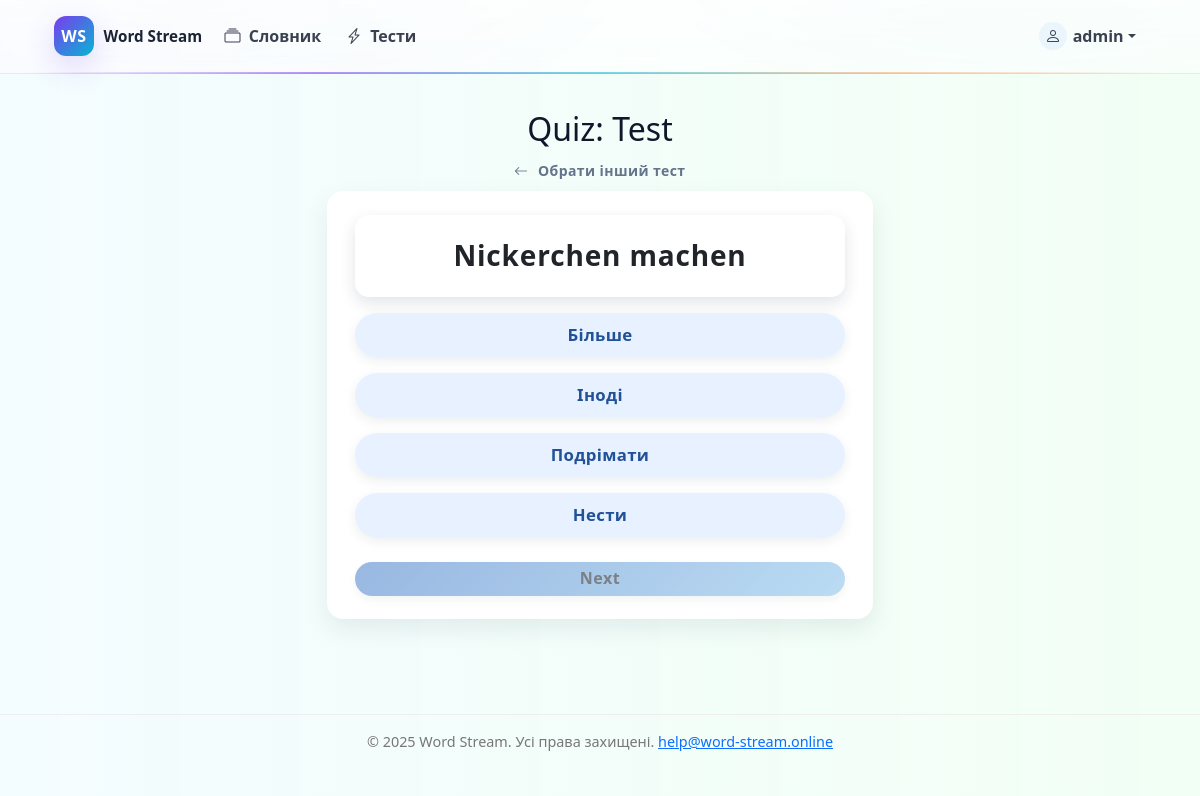
Screenshot of /quiz/?start=1&quiz_id=38 (signed in) with the database file from the repository.
### quiz/models.py (models this page shows, shortened)
class CustomQuiz(models.Model):
    owner = models.ForeignKey(
        User,
        on_delete=models.CASCADE,
        related_name="custom_quizzes",
        null=True,      # temporary
        blank=True,
    )
    title = models.CharField(max_length=100)
    words = models.ManyToManyField(Word, related_name="in_quizzes")

class Word(models.Model):
    LANGUAGE_CHOICES = [
        ("de", "Німецька"),
        ("en", "Англійська"),
        ("uk", "Українська"),
        ("pl", "Польська"),
        ("fr", "Французька"),
        ("es", "Іспанська"),
        ("it", "Італійська"),
        ("pt", "Португальська"),
        ("nl", "Нідерландська"),
        ("sv", "Шведська"),
        ("no", "Норвезька"),
        ("da", "Данська"),
        ("fi", "Фінська"),
        ("cs", "Чеська"),
        ("sk", "Словацька"),
        ("hu", "Угорська"),
        ("ro", "Румунська"),
    ]
    owner = models.ForeignKey(
        User,
        on_delete=models.CASCADE,
        related_name="words",
        null=True,       # temporary so old rows are allowed
        blank=True,      # same
    )
    original_word = models.CharField(max_length=100)
    translation = models.CharField(max_length=100)
    language = models.CharField(
        max_length=5,
        choices=LANGUAGE_CHOICES,
        default="de",
        blank=True,      # empty string means "unknown"
    )
    is_quizable = models.BooleanField(default=True)
    times_quizzed = models.IntegerField(default=0)
    correct_answers = models.IntegerField(default=0)
    timeout = models.IntegerField(default=0)
    class Meta:
        unique_together = ("owner", "original_word", "language")
    @classmethod
    def valid_language_codes(cls):
        return [code for code, _ in cls.LANGUAGE_CHOICES]
    @classmethod
    def quizable_qs(cls, qs=None):
        if qs is None:
            qs = cls.objects.all()
        return qs.filter(
            is_quizable=True,
            language__in=cls.valid_language_codes(),  # excludes "" / None / weird codes
        )

### quiz/views.py (the view, shortened to what this page needs)
# urls.py: path('quiz/', views.quiz, name='quiz'),
def quiz(request):
    quiz_id = request.GET.get("quiz_id")
    start = request.GET.get("start")
    selected_language = request.GET.get("language", "").strip() or None
    base_words_raw = get_base_words_queryset(request)
    base_words = Word.quizable_qs(base_words_raw)
    custom_quizzes = get_base_quizzes_queryset(request)
    all_word_count = base_words.count()
    language_stats = (
        base_words.values("language")
        .annotate(count=Count("id"))
        .order_by("language")
    )
    quiz_languages = [
        {
            "code": item["language"],
            "name": dict(Word.LANGUAGE_CHOICES).get(item["language"], item["language"]),
            "count": item["count"],
        }
        for item in language_stats
    ]
    has_multiple_languages = len(quiz_languages) > 1
    if quiz_id:
        quiz = get_object_or_404(CustomQuiz, id=quiz_id)
        if quiz.words.count() < 4:
            messages.warning(
                request,
                "This quiz has fewer than 4 words. Add more words to start it."
            )
            return redirect("quiz:word_list")
    current_quiz = None
    question_data = None
    progress = None
    if quiz_id:
        if not request.user.is_authenticated:
            raise Http404("Quiz not found.")
        current_quiz = get_object_or_404(
            CustomQuiz,
            pk=quiz_id,
            owner=request.user
        )
        quiz_words_qs = Word.quizable_qs(current_quiz.words.all()).order_by("original_word")
        words_qs = list(quiz_words_qs)
        order = [w.id for w in words_qs]
        random.shuffle(order)
        state = {
            "quiz_id": current_quiz.id,
            "order": order,
            "current_index": 1 if order else 0,
            "score": 0,
            "total": len(order),
        }
        request.session["custom_quiz_state"] = state
        request.session.modified = True
        if state["total"] > 0:
            first_word = quiz_words_qs.get(pk=order[0])
            choices = [first_word]
            others = list(quiz_words_qs.exclude(pk=first_word.pk))
            random.shuffle(others)
            choices.extend(others[:3])
            random.shuffle(choices)
            question_data = {
                "word": first_word,
                "choices": choices,
                "correct": first_word,
            }
            progress = {
                "current": 1,
                "total": state["total"],
                "percent": int(100 * 1 / state["total"]) if state["total"] else 0,
            }
        return render(request, "quiz/quiz.html", {
            "quiz_started": True,
            "current_quiz": current_quiz,
            "custom_quizzes": custom_quizzes,
            "all_word_count": all_word_count,
            "progress": progress,
            "quiz_choices": question_data["choices"] if question_data else [],
            "correct_answer": question_data["correct"] if question_data else None,
            "selected_language": selected_language,
        })

### quiz/views.py (called while the page is built)
def get_base_words_queryset(request):
    if request.user.is_authenticated:
        return Word.objects.filter(owner=request.user)
    return Word.objects.filter(owner__isnull=True)

def get_base_quizzes_queryset(request):
    if request.user.is_authenticated:
        return CustomQuiz.objects.filter(owner=request.user)
    return CustomQuiz.objects.none()

### quiz/templates/quiz/quiz.html (shortened to what this page needs)
{% extends "base.html" %}
{% load static %}
{% block content %}
<div class="container mt-1"
     id="quiz-page-root"
     data-next-url="{% url 'quiz:next_quiz' %}"
     data-check-url="{% url 'quiz:check_answer' %}"
     data-quiz-url="{% url 'quiz:quiz' %}"
     data-selected-language="{{ selected_language|default:'' }}"
     data-quiz-id="{% if current_quiz %}{{ current_quiz.id }}{% endif %}">
  {% if not quiz_started %}
    {% include "quiz/partials/quiz/_selection.html" %}
  {% else %}
    {% include "quiz/partials/quiz/_run.html" %}
  {% endif %}
</div>
{% endblock %}

### quiz/templates/base.html (shortened to what this page needs)
{% load static %}
<!DOCTYPE html>
<html lang="en">
<head>
  <link rel="stylesheet" href="https://cdn.jsdelivr.net/npm/bootstrap@5.3.3/dist/css/bootstrap.min.css">
  <link rel="stylesheet" href="https://cdn.jsdelivr.net/npm/bootstrap-icons@1.11.3/font/bootstrap-icons.css">
  <link rel="stylesheet" href="{% static 'quiz/css/styles.css' %}">
</head>
<body>
  <div class="ws-header">
    <nav class="navbar navbar-expand-lg">
      <div class="container ws-header-inner">
        <a class="ws-brand" href="{% url 'quiz:index' %}">
          <div class="ws-logo-badge" aria-hidden="true">WS</div>
          <div class="ws-brand-text">
            <b>Word Stream</b>
          </div>
        </a>
        <div class="collapse navbar-collapse" id="navbarNav">
          <ul class="navbar-nav mx-lg-auto mb-2 mb-lg-0 gap-lg-1">
            {% if user.is_authenticated %}
              <li class="nav-item">
                <a class="nav-link ws-navlink" href="{% url 'quiz:word_list' %}">
                  <i class="bi bi-collection me-1"></i> Словник
                </a>
              </li>
            {% endif %}
            <li class="nav-item">
              <a class="nav-link ws-navlink" href="{% url 'quiz:quiz' %}">
                <i class="bi bi-lightning-charge me-1"></i> Тести
              </a>
            </li>
          </ul>
          <ul class="navbar-nav ms-lg-auto mb-2 mb-lg-0 align-items-lg-center gap-2">
            {% if user.is_authenticated %}
              <li class="nav-item dropdown ws-dropdown">
                <a class="nav-link ws-navlink dropdown-toggle d-flex align-items-center" href="#"
                   role="button" data-bs-toggle="dropdown" aria-expanded="false">
                  <span class="user-avatar"><i class="bi bi-person"></i></span>
                  <span>{{ user.username }}</span>
                </a>
              </li>
            {% endif %}
          </ul>
        </div>
      </div>
    </nav>
  </div>
  <main class="container">
    {% block content %}{% endblock %}
  </main>
  <footer>
    &copy; {% now "Y" %} Word Stream. Усі права захищені.
    <a href="mailto:help@word-stream.online">help@word-stream.online</a>
  </footer>
</body>
</html>

### quiz/templates/quiz/partials/quiz/_run.html (shortened to what this page needs)
<div class="text-center mb-1">
  <h2 class="mb-2">
    {% if current_quiz %}
      Quiz: {{ current_quiz.title }}
    {% endif %}
  </h2>
  <p class="text-muted mb-0" id="change-quiz-link-wrapper">
    <a
      href="{% url 'quiz:quiz' %}"
      class="btn btn-ws-base btn-ws-ghost btn-sm text-nowrap"
    >
      <i class="bi bi-arrow-left me-1"></i>
      Обрати інший тест
    </a>
  </p>
</div>
<div
  class="demo-card d-grid gap-3 col-12 col-md-8 col-lg-6 mx-auto quiz-run-card"
  id="quiz-container"
>
  <div class="card word-card p-4" id="word-card">
    {% if correct_answer %}
      <h3 id="word-text" class="mb-0 text-center">
        {{ correct_answer.original_word }}
      </h3>
    {% else %}
      <h3 id="word-text" class="mb-0 text-muted text-center">
        No words available for this quiz.
      </h3>
    {% endif %}
  </div>
  <div id="choices-container" class="d-grid gap-3">
    {% for choice in quiz_choices %}
      <button
        class="btn btn-ws-base btn-ws-soft choice-btn w-100"
        data-answer="{{ choice.translation }}"
      >
        {{ choice.translation }}
      </button>
    {% endfor %}
  </div>
  <button
    id="next-btn"
    class="btn btn-ws-base btn-ws-primary mt-2 text-nowrap"
    disabled
  >
    Next
  </button>
</div>

### quiz/static/quiz/css/styles.css (style rules this page uses)
:root { --ws-bg: #f5f7fb; --ws-surface: #ffffff; --ws-text: #0f172a; --ws-muted: #6b7280; --ws-border: #e5e7eb; --ws-primary-1: #3180ed; --ws-primary-2: #6ec3ff; --ws-soft-bg: #e7f1ff; --ws-soft-bg-hover: #d5e5ff; --ws-soft-text: #215298; --ws-soft-text-hover: #163a6b; --ws-danger-1: #f97373; --ws-danger-2: #f43f5e; --ws-danger-1-hover: #dc2626; --ws-danger-2-hover: #e11d48; --ws-success-1: #4ade80; --ws-success-2: #22c55e; --ws-success-1-hover: #22c55e; --ws-success-2-hover: #16a34a; --ws-radius-sm: 12px; --ws-radius-md: 16px; --ws-radius-lg: 18px; --ws-radius-pill: 999px; --ws-shadow-sm: 0 4px 10px rgba(15, 35, 52, 0.10); --ws-shadow-md: 0 6px 16px rgba(15, 35, 52, 0.08); --ws-shadow-lg: 0 10px 25px rgba(15, 35, 52, 0.08); --ws-focus-ring: 0 0 0 3px rgba(49, 128, 237, 0.35); --ws-t-fast: 120ms ease; --ws-t: 250ms ease; --ws-reveal-dur: 600ms; --ws-reveal-ease: ease; }
body { background-color: var(--ws-bg); color: var(--ws-text); font-family: system-ui, -apple-system, BlinkMacSystemFont, "Segoe UI", sans-serif; }
.demo-card { background-color: var(--ws-surface); border-radius: var(--ws-radius-md); padding: 1.5rem 1.75rem; box-shadow: var(--ws-shadow-lg); margin-bottom: 1.75rem; }
.word-card { border-radius: 14px; box-shadow: 0 6px 16px rgba(15, 35, 52, 0.12); border: none; }
.word-card h3 { font-weight: 700; letter-spacing: 0.03em; }
.btn-ws-base, .btn-ws-icon, .choice-btn, .match-item { -webkit-tap-highlight-color: transparent; user-select: none; cursor: pointer; text-decoration: none; display: inline-flex; align-items: center; justify-content: center; gap: 0.35rem; line-height: 1.2; }
.btn-ws-base { border-radius: var(--ws-radius-pill); font-weight: 600; letter-spacing: 0.03em; padding: 0.45rem 1.15rem; border: 0; box-shadow: var(--ws-shadow-sm); transition: transform var(--ws-t-fast), box-shadow var(--ws-t), filter var(--ws-t), background-color var(--ws-t), color var(--ws-t); will-change: transform; }
.btn-ws-base:disabled { cursor: not-allowed; opacity: 0.55; filter: saturate(70%); transform: none !important; }
.btn-ws-primary { background-image: linear-gradient(135deg, var(--ws-primary-1), var(--ws-primary-2)); color: #ffffff; }
.btn-ws-soft { background-color: var(--ws-soft-bg); color: var(--ws-soft-text); box-shadow: 0 2px 8px rgba(23, 60, 117, 0.08); }
.btn-ws-ghost { background-color: transparent; color: #64748b; box-shadow: none; padding-inline: 0.75rem; }
.choice-btn { width: 100%; padding-block: 0.75rem; font-size: 1.05rem; border-radius: var(--ws-radius-pill); font-weight: 600; letter-spacing: 0.02em; border: 0; position: relative; overflow: hidden; transition: transform var(--ws-t), box-shadow var(--ws-t), background-color var(--ws-reveal-dur) var(--ws-reveal-ease), color var(--ws-reveal-dur) var(--ws-reveal-ease); }
.choice-btn.btn-ws-soft { background-color: var(--ws-soft-bg); color: var(--ws-soft-text); box-shadow: 0 4px 12px rgba(15, 35, 52, 0.08); }

### rows the page displays
CustomQuiz: title "Test"
Word: original_word "Nickerchen machen", translation "Подрімати"
Word: translation "Більше"
Word: translation "Іноді"
Word: translation "Нести"

### other values shown
{{ user.username }} "admin"
